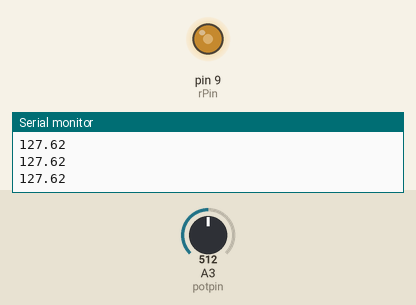
This sketch was run on a simulated Arduino Uno, built with avr-gcc and run on an emulated ATmega328P. Parts: output pins drawn as LEDs (lit = HIGH), the last lines printed to the serial monitor. The inputs (shaded band) are chosen by the test bench; at power-on: A3 (potpin) = 512.

Above: at 1.2 s.
1.3 s: A3 (potpin) set to 716
At 2.0 s:
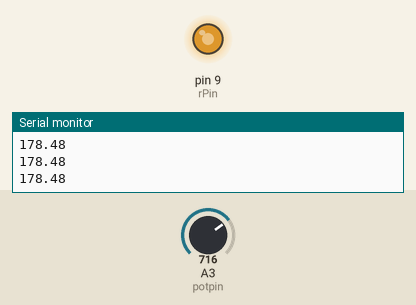
2.8 s: A3 (potpin) set to 900
At 4.0 s:
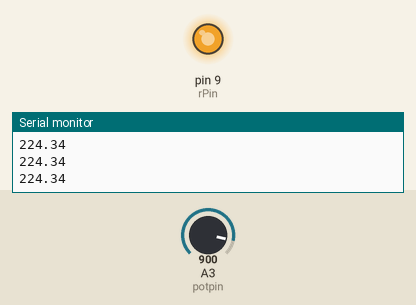
4.3 s: A3 (potpin) set to 122
At 5.3 s:
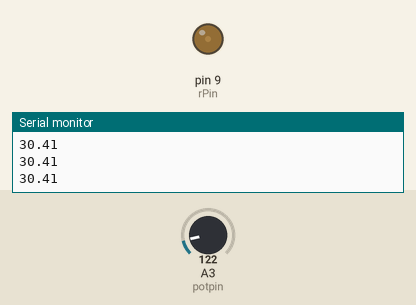
5.8 s: A3 (potpin) set to 0
At 6.3 s:
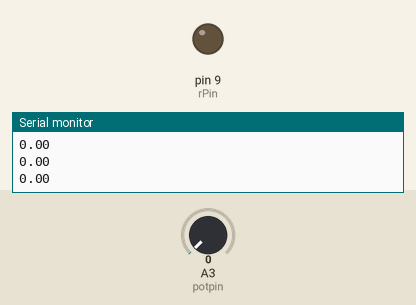
7.3 s: A3 (potpin) set to 511
At 7.7 s:
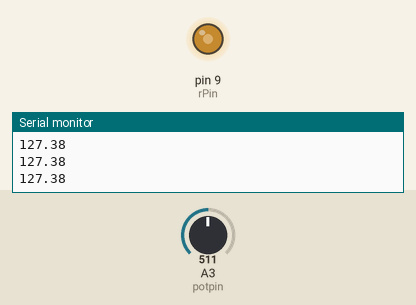
Timing chart, 0 to 9.8 s (numbered marks = the images above; inputs shaded):
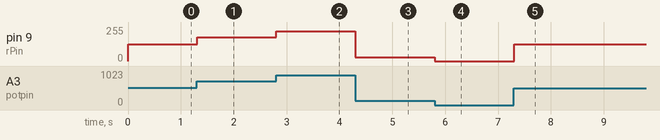

The sketch:

variable_LED.ino
```cpp
int potpin=A3;
int rPin=9;
int potVal;
float LEDVal;


void setup() {
  // put your setup code here, to run once:
pinMode (potpin,INPUT);
pinMode (rPin,OUTPUT);
Serial.begin(9600);

}

void loop() {
  // put your main code here, to run repeatedly:
potVal=analogRead(potpin);
LEDVal=(255./1023.)*potVal;
analogWrite(rPin,LEDVal);
Serial.println (LEDVal);
}
```

Measured:
- after the input at 1.3 s, pin 9 (rPin): 127/255 → 178/255 at once
- after the input at 2.8 s, pin 9 (rPin): 178/255 → 224/255 at once
- after the input at 4.3 s, pin 9 (rPin): 224/255 → 30/255 at once
- after the input at 5.8 s, pin 9 (rPin): 30/255 → 0/255 at once
- after the input at 7.3 s, pin 9 (rPin): 0/255 → 127/255 at once
